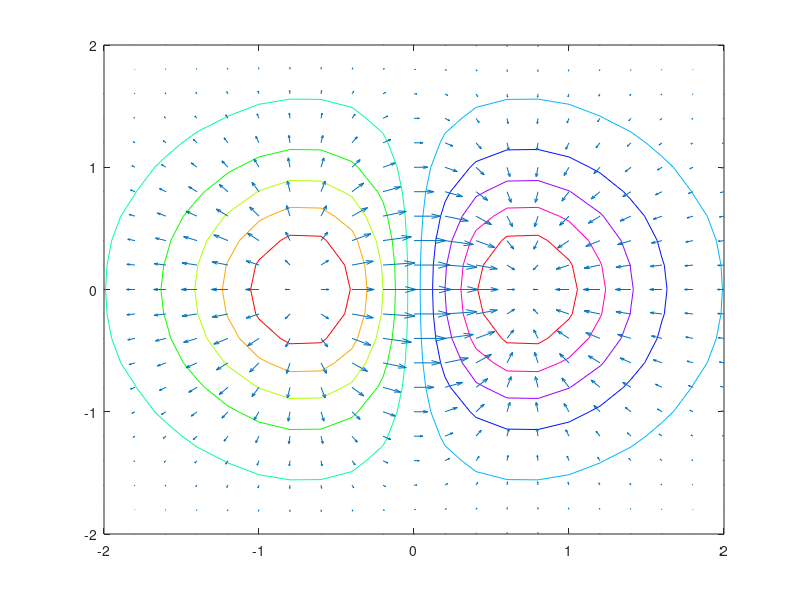

The MATLAB source for this figure:
clear;
clc;
figure
[X,Y] = meshgrid(-2:.2:2);
%Z = -X.*X.*exp(-X.^2 - Y.^2);
Z = X.*exp(-X.^2 - Y.^2);
[DX,DY] = gradient(Z,.2,.2);
contour(X,Y,Z)
hold on
quiver(X,Y,DX,DY)
colormap hsv
hold off
figure
[X,Y] = meshgrid(-2:.2:2);
